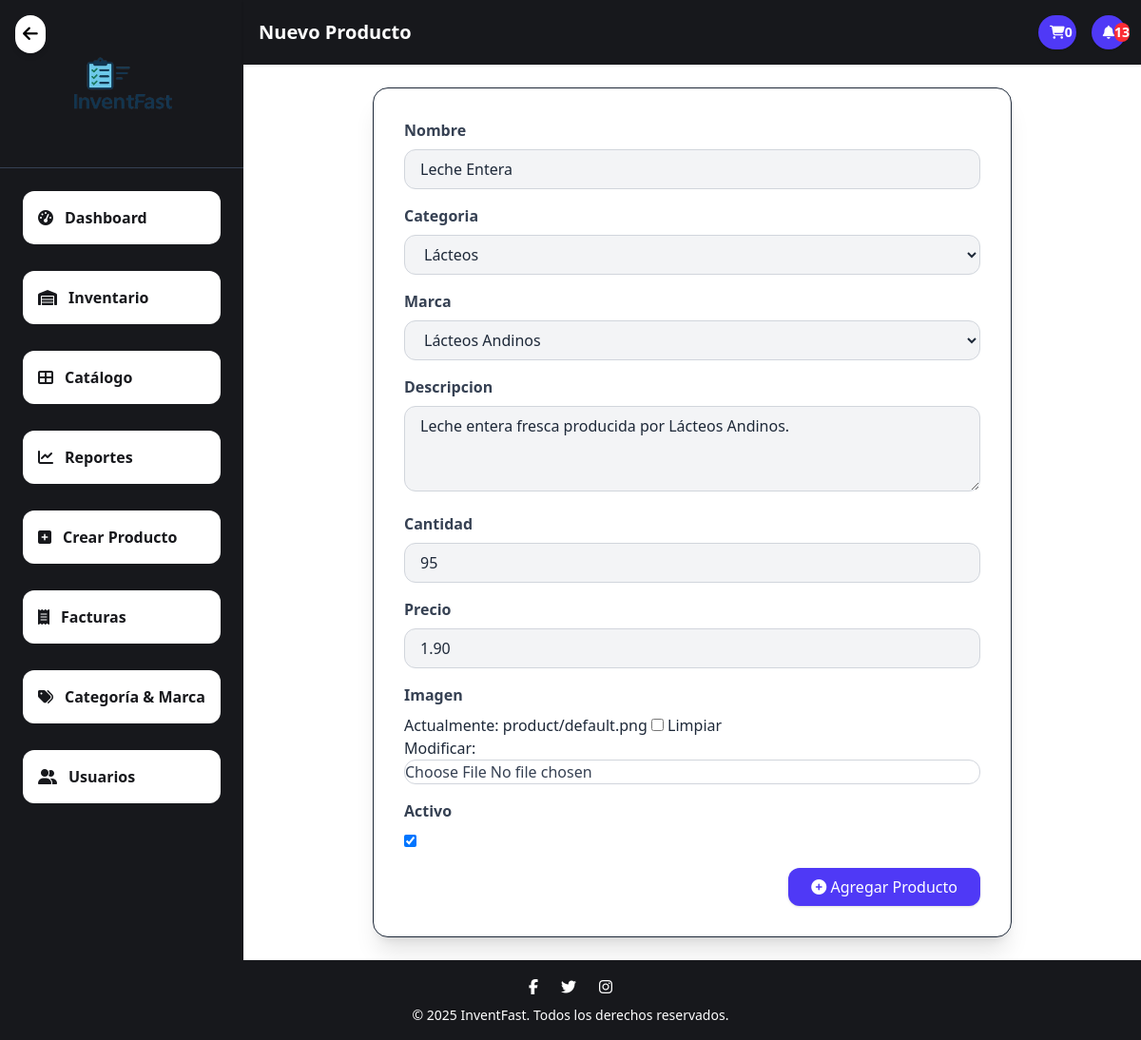
/product_update/1/, run on the app's committed database.
### application/core/models.py (models this page shows, shortened)
class Producto(models.Model):
    nombre = models.CharField(max_length=100)
    descripcion = models.TextField(blank=True)
    cantidad = models.PositiveIntegerField(default=0)
    precio = models.DecimalField(max_digits=10, decimal_places=2)
    imagen = models.ImageField(upload_to='productos/',default='product/default.png', blank=True, null=True)
    fecha_ingreso = models.DateField(auto_now_add=True)
    activo = models.BooleanField(default=True)
    categoria = models.ForeignKey(Categoria, on_delete=models.CASCADE, related_name='productos')
    marca = models.ForeignKey(Marca, on_delete=models.CASCADE, null=True, blank=True)
    class Meta:
        unique_together = ('nombre', 'marca')  # <- restricción: nombre + marca únicos

### application/core/views/products.py (the view)
# urls.py: path("product_update/<int:pk>/", ProductoUpdateView.as_view(), name="product_update"),
class ProductoUpdateView(UpdateView):
    model = Producto
    form_class = ProductoForm
    template_name = 'core/products/product_form.html'
    success_url = reverse_lazy('core:product_list')

### application/core/context_processors.py (called while the page is built)
def notificaciones_context(request):
    notificaciones = []
    productos_bajo_stock = Producto.objects.filter(cantidad__lt=20, activo=True)
    for prod in productos_bajo_stock:
        notificaciones.append(f"⚠️ Stock bajo: {prod.nombre} ({prod.cantidad} unidades)")
    productos_inactivos = Producto.objects.filter(activo=False)
    for prod in productos_inactivos:
        notificaciones.append(f"❌ Producto inactivo: {prod.nombre}")
    hace_2_dias = timezone.now() - timedelta(days=2)
    productos_nuevos = Producto.objects.filter(fecha_ingreso__gte=hace_2_dias)
    for prod in productos_nuevos:
        notificaciones.append(f"🆕 Producto agregado: {prod.nombre}")
    notificaciones.reverse()
    return {"notificaciones": notificaciones}

def carrito_count(request):
    if request.user.is_authenticated:
        carrito = Carrito.objects.filter(usuario=request.user, comprado=False).first()
        if carrito:
            total_items = sum(item.cantidad for item in carrito.items.all())
            return {'carrito_count': total_items}
    return {'carrito_count': 0}

### application/core/models.py (called while the page is built)
    def __str__(self):
        return self.nombre

    def __str__(self):
        return self.nombre

### templates/core/products/product_form.html (shortened to what this page needs)
{% extends 'core/base.html' %}
{% load static %}
{% block page_title %}Nuevo Producto{% endblock %}
{% block content %}
<div class="space-y-6 max-w-2xl mx-auto">
    <form method="post" enctype="multipart/form-data" id="productoForm" class="bg-white p-8 rounded-2xl shadow-xl border space-y-6">
        {% for field in form %}
        <div class="mb-4">
            <label for="{{ field.id_for_label }}" class="block text-gray-700 font-semibold mb-2">
                {{ field.label }}
            </label>
            {{ field }}
        </div>
        {% endfor %}
        <div class="flex justify-end">
            <button type="submit"
                class="bg-indigo-600 text-white px-6 py-2 rounded-xl shadow hover:bg-indigo-700 transition duration-300 transform hover:scale-105">
                <i class="fas fa-plus-circle mr-2"></i>   Agregar Producto
            </button>
        </div>
    </form>
</div>
{% endblock %}

### data on the page
Producto: form "Leche Entera" "Lácteos" "Lácteos Andinos" "Leche entera fresca producida por Lácteos Andinos." "95" "1.90" "☑"

### other printed values
{{ carrito_count|default:0 }} "0"
{{ notificaciones|length }} "13"
{{ field.label }} "Nombre" "Categoria" "Marca" "Descripcion" "Cantidad" "Precio" "Imagen" "Activo"
